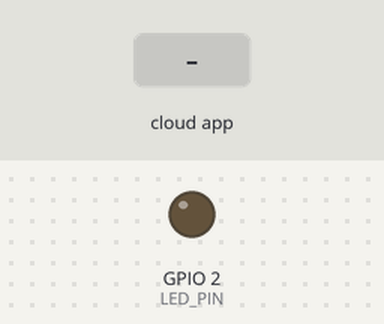
The sketch below on a simulated ESP32. Shown: output pins drawn as LEDs (lit = HIGH). Inputs (shaded band) come from the test bench. WiFi joins after 1.5 s; servers stay silent unless stated; what the sketch prints to the serial monitor is not drawn.

Above: at 2.8 s.
2.9 s: the phone or cloud app sets led to 1
At 3.7 s:
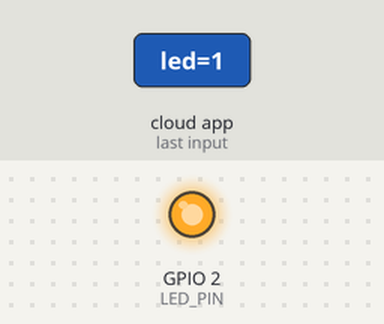
4.4 s: the phone or cloud app sets led to 0
At 4.9 s:
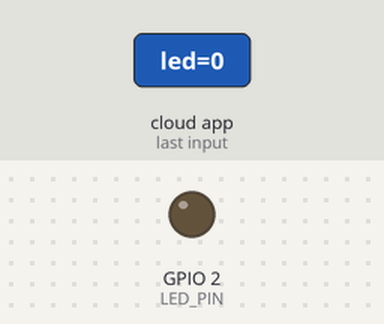
Timing chart, 0 to 7.4 s (numbered marks = the images above; inputs shaded):
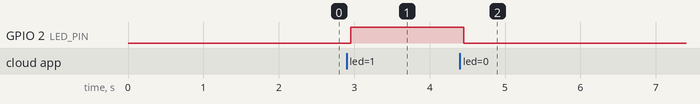

Measured:
- after the input at 2.9 s, GPIO 2 (LED_PIN): LOW → HIGH after 0.05 s
- after the input at 4.4 s, GPIO 2 (LED_PIN): HIGH → LOW after 0.05 s

The sketch:

led_firebase_app_copy_20251031205817.ino
```cpp
#include <WiFi.h>
#include <Firebase_ESP_Client.h>
#include <addons/TokenHelper.h>

const char* WIFI_SSID     = "tharu";
const char* WIFI_PASSWORD = "tharu0927";

#define LED_PIN 2

// MUST END WITH /
#define FIREBASE_DATABASE_URL "https://led-esp32-137db-default-rtdb.asia-southeast1.firebasedatabase.app/"
#define DATABASE_SECRET       "yQ1oCrwXl0MbrroVDAahZ2P7mriSUCwqAh9jZhTu"  // FROM FIREBASE

FirebaseData fbdo;
FirebaseAuth auth;
FirebaseConfig config;
int lastLedState = -1;

void applyLed(int val) {
  int state = (val != 0) ? HIGH : LOW;
  if (state != lastLedState) {
    digitalWrite(LED_PIN, state);
    lastLedState = state;
    Serial.printf("LED: %s\n", state ? "ON" : "OFF");
  }
}

void streamCallback(FirebaseStream data) {
  if (data.dataType() == "int" || data.dataType() == "string") {
    applyLed(atoi(data.stringData().c_str()));
  }
}

void streamTimeoutCallback(bool timeout) {
  if (timeout) Serial.println("Stream timeout");
}

void setup() {
  Serial.begin(115200);
  pinMode(LED_PIN, OUTPUT);
  digitalWrite(LED_PIN, LOW);

  WiFi.begin(WIFI_SSID, WIFI_PASSWORD);
  Serial.print("WiFi");
  while (WiFi.status() != WL_CONNECTED) { delay(300); Serial.print('.'); }
  Serial.println("\nIP: " + WiFi.localIP().toString());

  // USE DATABASE SECRET (NOT API KEY!)
  config.database_url = FIREBASE_DATABASE_URL;
  config.signer.tokens.legacy_token = DATABASE_SECRET;
  config.token_status_callback = tokenStatusCallback;

  Firebase.begin(&config, &auth);
  Firebase.reconnectWiFi(true);

  Serial.print("Signing in with secret");
  unsigned long t = millis();
  while (!Firebase.ready() && millis() - t < 15000) {
    Serial.print('.');
    delay(1000);
  }
  Serial.println();

  if (!Firebase.ready()) {
    Serial.println("\nFAILED! Check secret & URL");
    while (1) delay(1000);
  } else {
    Serial.println("SIGNED IN! Legacy token active");
  }

  if (!Firebase.RTDB.beginStream(&fbdo, "/led")) {
    Serial.println("Stream error: " + fbdo.errorReason());
  } else {
    Serial.println("Stream started!");
    Firebase.RTDB.setStreamCallback(&fbdo, streamCallback, streamTimeoutCallback);
  }
}

void loop() {
  if (!Firebase.ready()) { delay(1000); return; }

  if (!fbdo.httpConnected()) {
    if (Firebase.RTDB.getInt(&fbdo, "/led")) {
      applyLed(fbdo.to<int>());
    }
    delay(2000);
  } else {
    delay(100);
  }
}
```
